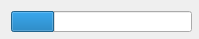
<?xml version="1.0" encoding="UTF-8"?>
<ui version="4.0">
 <class>DialogLoading</class>
 <widget class="QDialog" name="DialogLoading">
  <property name="geometry">
   <rect>
    <x>0</x>
    <y>0</y>
    <width>199</width>
    <height>39</height>
   </rect>
  </property>
  <property name="minimumSize">
   <size>
    <width>199</width>
    <height>39</height>
   </size>
  </property>
  <property name="maximumSize">
   <size>
    <width>199</width>
    <height>39</height>
   </size>
  </property>
  <property name="windowTitle">
   <string>Dialog</string>
  </property>
  <layout class="QVBoxLayout" name="verticalLayout">
   <item>
    <widget class="QProgressBar" name="progressBar">
     <property name="minimumSize">
      <size>
       <width>181</width>
       <height>21</height>
      </size>
     </property>
     <property name="maximumSize">
      <size>
       <width>181</width>
       <height>21</height>
      </size>
     </property>
     <property name="value">
      <number>24</number>
     </property>
     <property name="textVisible">
      <bool>false</bool>
     </property>
     <property name="invertedAppearance">
      <bool>false</bool>
     </property>
    </widget>
   </item>
  </layout>
 </widget>
 <resources/>
 <connections/>
</ui>
